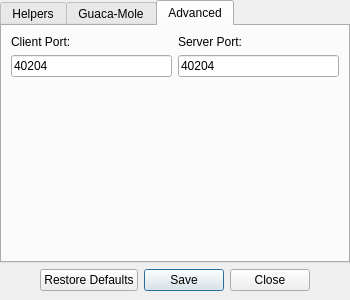
<?xml version="1.0" encoding="UTF-8"?>
<ui version="4.0">
 <class>Options</class>
 <widget class="QDialog" name="Options">
  <property name="geometry">
   <rect>
    <x>0</x>
    <y>0</y>
    <width>350</width>
    <height>300</height>
   </rect>
  </property>
  <property name="sizePolicy">
   <sizepolicy hsizetype="Preferred" vsizetype="Preferred">
    <horstretch>0</horstretch>
    <verstretch>0</verstretch>
   </sizepolicy>
  </property>
  <property name="minimumSize">
   <size>
    <width>350</width>
    <height>300</height>
   </size>
  </property>
  <property name="maximumSize">
   <size>
    <width>355</width>
    <height>300</height>
   </size>
  </property>
  <property name="windowTitle">
   <string>Options</string>
  </property>
  <layout class="QGridLayout" name="gridLayout">
   <property name="leftMargin">
    <number>0</number>
   </property>
   <property name="topMargin">
    <number>0</number>
   </property>
   <property name="rightMargin">
    <number>0</number>
   </property>
   <property name="bottomMargin">
    <number>9</number>
   </property>
   <item row="5" column="1">
    <widget class="QDialogButtonBox" name="buttonBox">
     <property name="orientation">
      <enum>Qt::Horizontal</enum>
     </property>
     <property name="standardButtons">
      <set>QDialogButtonBox::Close|QDialogButtonBox::RestoreDefaults|QDialogButtonBox::Save</set>
     </property>
     <property name="centerButtons">
      <bool>true</bool>
     </property>
    </widget>
   </item>
   <item row="4" column="1">
    <widget class="QTabWidget" name="tabWidget">
     <property name="currentIndex">
      <number>2</number>
     </property>
     <widget class="QWidget" name="">
      <attribute name="title">
       <string>Helpers</string>
      </attribute>
      <layout class="QGridLayout" name="gridLayout_2">
       <item row="1" column="1">
        <widget class="QPushButton" name="deleteHelper">
         <property name="text">
          <string>Delete helper</string>
         </property>
        </widget>
       </item>
       <item row="0" column="0" colspan="2">
        <widget class="QTableWidget" name="tableWidget">
         <property name="enabled">
          <bool>true</bool>
         </property>
         <column>
          <property name="text">
           <string>Helper</string>
          </property>
         </column>
         <column>
          <property name="text">
           <string>Options</string>
          </property>
         </column>
         <column>
          <property name="text">
           <string>Terminal?</string>
          </property>
         </column>
        </widget>
       </item>
       <item row="1" column="0">
        <widget class="QPushButton" name="addHelper">
         <property name="text">
          <string>Add helper</string>
         </property>
        </widget>
       </item>
      </layout>
     </widget>
     <widget class="QWidget" name="tab_2">
      <attribute name="title">
       <string>Guaca-Mole</string>
      </attribute>
      <layout class="QVBoxLayout" name="verticalLayout">
       <item>
        <widget class="QCheckBox" name="mole_terminal">
         <property name="text">
          <string>DIsplay mole output in terminal</string>
         </property>
        </widget>
       </item>
       <item>
        <widget class="QCheckBox" name="server">
         <property name="text">
          <string>Start a local mole server</string>
         </property>
        </widget>
       </item>
       <item>
        <widget class="QCheckBox" name="backup">
         <property name="text">
          <string>Backup binary data (to /data/rawdir)</string>
         </property>
        </widget>
       </item>
       <item>
        <widget class="QCheckBox" name="checksum">
         <property name="text">
          <string>Ignore checksums in data</string>
         </property>
        </widget>
       </item>
       <item>
        <spacer name="verticalSpacer">
         <property name="orientation">
          <enum>Qt::Vertical</enum>
         </property>
         <property name="sizeHint" stdset="0">
          <size>
           <width>20</width>
           <height>40</height>
          </size>
         </property>
        </spacer>
       </item>
      </layout>
     </widget>
     <widget class="QWidget" name="tab">
      <attribute name="title">
       <string>Advanced</string>
      </attribute>
      <layout class="QGridLayout" name="gridLayout_3">
       <item row="0" column="0">
        <widget class="QLabel" name="label">
         <property name="text">
          <string>Client Port:</string>
         </property>
        </widget>
       </item>
       <item row="0" column="1">
        <widget class="QLabel" name="label_2">
         <property name="text">
          <string>Server Port:</string>
         </property>
        </widget>
       </item>
       <item row="1" column="0">
        <widget class="QLineEdit" name="client_port">
         <property name="text">
          <string>40204</string>
         </property>
        </widget>
       </item>
       <item row="1" column="1">
        <widget class="QLineEdit" name="server_port">
         <property name="text">
          <string>40204</string>
         </property>
        </widget>
       </item>
       <item row="2" column="1">
        <spacer name="verticalSpacer_2">
         <property name="orientation">
          <enum>Qt::Vertical</enum>
         </property>
         <property name="sizeHint" stdset="0">
          <size>
           <width>20</width>
           <height>154</height>
          </size>
         </property>
        </spacer>
       </item>
      </layout>
     </widget>
    </widget>
   </item>
  </layout>
 </widget>
 <resources/>
 <connections>
  <connection>
   <sender>buttonBox</sender>
   <signal>accepted()</signal>
   <receiver>Options</receiver>
   <slot>accept()</slot>
   <hints>
    <hint type="sourcelabel">
     <x>248</x>
     <y>254</y>
    </hint>
    <hint type="destinationlabel">
     <x>157</x>
     <y>274</y>
    </hint>
   </hints>
  </connection>
  <connection>
   <sender>buttonBox</sender>
   <signal>rejected()</signal>
   <receiver>Options</receiver>
   <slot>reject()</slot>
   <hints>
    <hint type="sourcelabel">
     <x>316</x>
     <y>260</y>
    </hint>
    <hint type="destinationlabel">
     <x>286</x>
     <y>274</y>
    </hint>
   </hints>
  </connection>
 </connections>
</ui>
